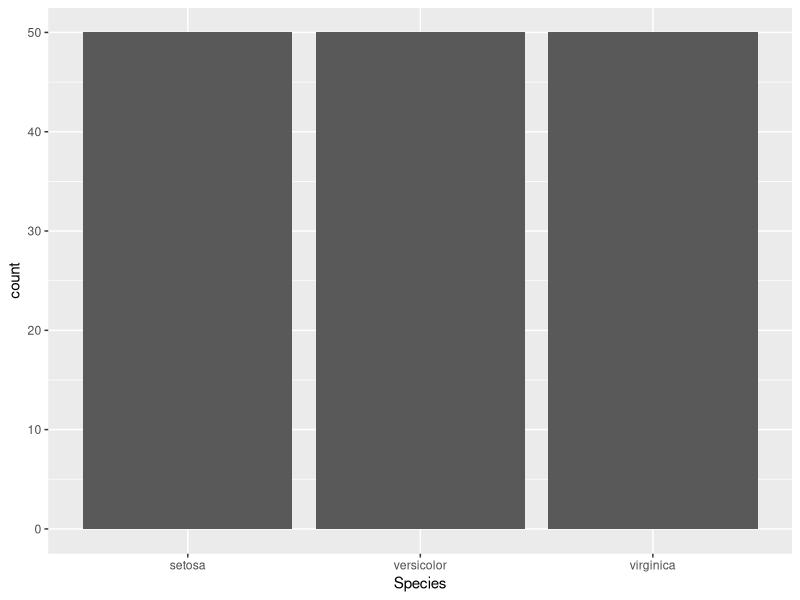
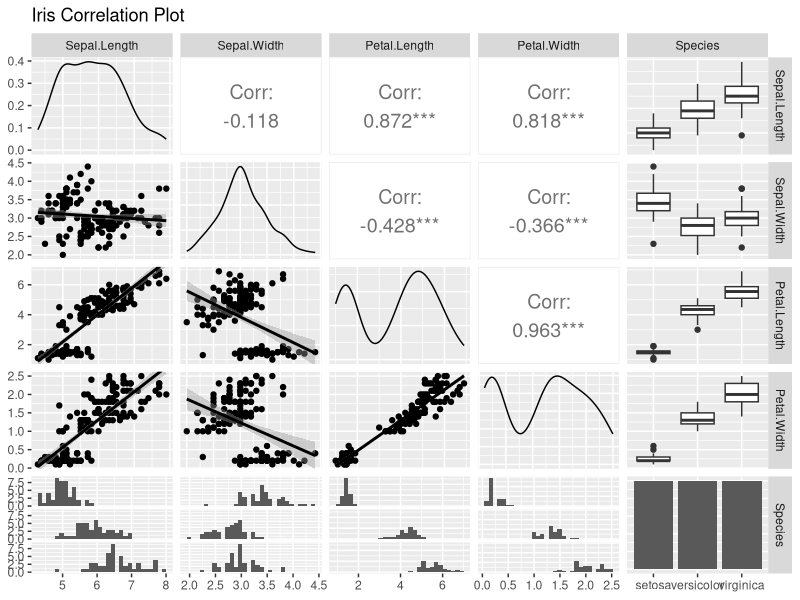
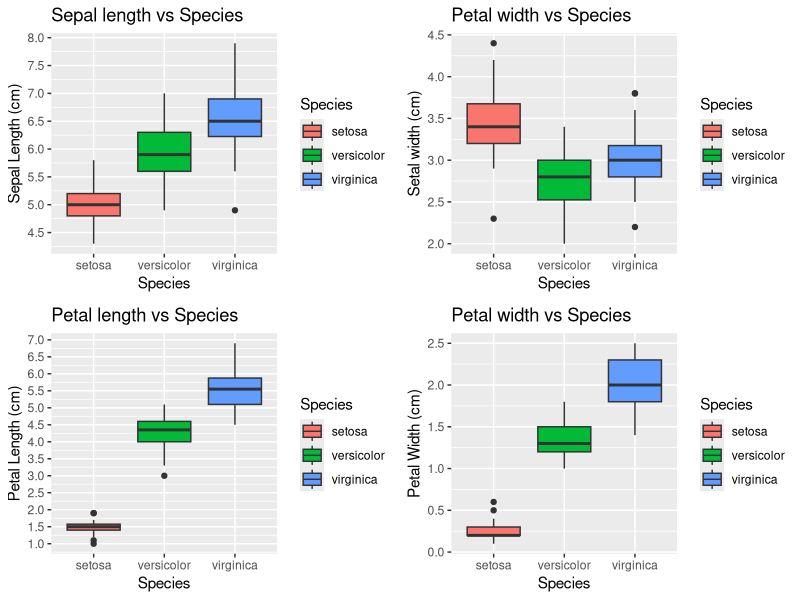
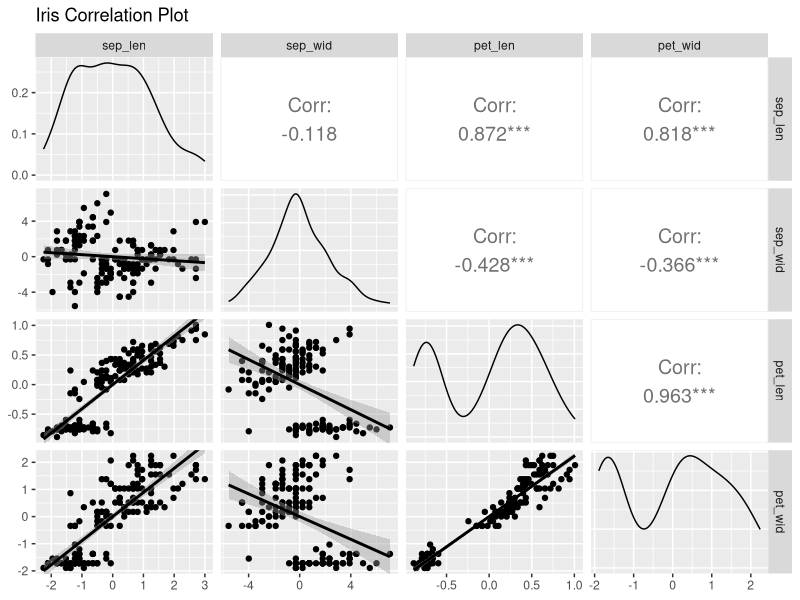

The R script that drew these images, in order: (Note: this script raises an error after producing the figures.)
library(ggplot2) 
library(readr)
library(gridExtra)
library(grid)
library(tidyverse)
library(GGally)
?iris
iris
#Step1: get the dat set to R environment r 
pca_ds<-tibble(iris)
view(pca_ds)

# Step2: analysis of data 
ggplot(pca_ds,mapping = aes(Species))+geom_bar()

# summary 
summary(pca_ds)

#iris correlation plot
ggpairs(data = pca_ds,
        title = "Iris Correlation Plot",
        upper = list(continuous = wrap("cor", size = 5)), 
        lower = list(continuous = "smooth")
)

#Step3: 5 point visualization of iris data set 

BpSl <-   ggplot(pca_ds, aes(Species, Sepal.Length, fill=Species)) + 
  geom_boxplot()+
  scale_y_continuous("Sepal Length (cm)", breaks= seq(0,30, by=.5))+
  labs(title = "Sepal length vs Species", x = "Species")

BpSw <-   ggplot(pca_ds, aes(Species, Sepal.Width, fill=Species)) + 
  geom_boxplot()+
  scale_y_continuous("Setal width (cm)", breaks= seq(0,30, by=.5))+
  labs(title = "Petal width vs Species", x = "Species")

BpPl <-   ggplot(pca_ds, aes(Species, Petal.Length, fill=Species)) + 
  geom_boxplot()+
  scale_y_continuous("Petal Length (cm)", breaks= seq(0,30, by=.5))+
  labs(title = "Petal length vs Species", x = "Species")

BpPw <-    ggplot(pca_ds, aes(Species, Petal.Width, fill=Species)) + 
  geom_boxplot()+
  scale_y_continuous("Petal Width (cm)", breaks= seq(0,30, by=.5))+
  labs(title = "Petal width vs Species", x = "Species")

grid.arrange(BpSl, BpSw,BpPl,BpPw,nrow=2, ncol=2)
  

#Step 4 :Calculate mean 
Mean_sep_len<-mean(pca_ds$Sepal.Length)
Mean_sep_wid<-mean(pca_ds$Sepal.Width)
Mean_pet_len<-mean(pca_ds$Petal.Length)
Mean_pet_wid<-mean(pca_ds$Petal.Width)

#Step 5: creating new table with x(i)=x(i)-Mean
tbl_pca<-tibble(sep_len = pca_ds$Sepal.Length-Mean_sep_len, 
                sep_wid = pca_ds$Sepal.Width-Mean_sep_wid,
                pet_len = pca_ds$Petal.Length-Mean_pet_len,
                pet_wid = pca_ds$Petal.Width-Mean_pet_wid)


#Step 6: Calculate zero means and unit variance 
tbl_var<- tibble(VAR_sep_len = var(tbl_pca$sep_len),
                 VAR_sep_wid = var(tbl_pca$sep_wid),
                 VAR_pet_len = var(tbl_pca$pet_len),
                 VAR_pet_wid = var(tbl_pca$pet_wid))

#Step 7:divide each attribute value with  sd (z score normalization )
tbl_iris<-tibble(sep_len = tbl_pca$sep_len/tbl_var$VAR_sep_len,
                 sep_wid = tbl_pca$sep_wid/tbl_var$VAR_sep_wid,
                 pet_len = tbl_pca$pet_len/tbl_var$VAR_pet_len,
                 pet_wid = tbl_pca$pet_wid/tbl_var$VAR_pet_wid)


ggpairs(data = tbl_iris,
        title = "Iris Correlation Plot",
        upper = list(continuous = wrap("cor", size = 5)), 
        lower = list(continuous = "smooth")
)


#make_matrix <- function(df,rownames = NULL){
#  my_matrix <-  as.matrix(df)
#  if(!is.null(rownames))
#   rownames(my_matrix) = rownames
#  my_matrix
#}
#(my_tibble = tibble( row_names=1:10,a = 1:10, b = 11:20, c = 21:30))
#(my_matrix <- make_matrix(select(my_tibble,-row_names),
#                          pull(my_tibble,row_names)))


#find out the co variance matrix 
cov(as.matrix(tbl_iris))
cov_matrix<-cov(as.matrix(tbl_pca))
cov_matrix

#total variance =sum of diagonal element or sum of eigen values 
sum(diag(cov_matrix))

#Step 8: find out the eigen values along with eigen vectors 
eigen(cov(as.matrix(tbl_pca)))
eigen(cov(as.matrix(tbl_iris)))

#Step 9: decomposition of the eigen values and eigen vectors 
eigenvalues = eigen(cov(as.matrix(tbl_pca)))$values
eigenvalues
max(eigenvalues)

#The eigen vectors represent the principal components
ev=eigen(cov(as.matrix(tbl_pca)))$vectors
ev

# Step 10: selection on eigen values 
diff(eigenvalues)
diff(eigenvalues1)

#the proportion of the total variance explained by the components.
plot(eigenvalues, xlab = 'Eigenvalue Number', ylab = 'Eigenvalue Size', main = ' Graph')
lines(eigenvalues)

# Step 11: Transpose of the eigen vector matrix 
ev
evt<-t(ev)
evt

#rotation
for (cov_matrix in eigenvalues) {
  print(cov_matrix / sum(eigenvalues))
}

#Step 12: matrix multiplication A(t)*x(i)
# PCA Analysis


pc1 <- pca_ds$Sepal.Length * evt[1,1] +pca_ds$Sepal.Width*evt[1,2]+pca_ds$Petal.Length*evt[1,3]        +pca_ds$Petal.Width*evt[1,4]
pc1

pc2 <- pca_ds$Sepal.Length * evt[2,1] + pca_ds$Sepal.Width*evt[2,2]+pca_ds$Petal.Length*evt[2,3]      +pca_ds$Petal.Width*evt[2,4]
pc2

pc3 <- pca_ds$Sepal.Length * evt[3,1] + pca_ds$Sepal.Width*evt[3,2]+pca_ds$Petal.Length*evt[3,3]
+pca_ds$Petal.Width*evt[3,4]
pc3

pc4 <- pca_ds$Sepal.Length * evt[4,1] + pca_ds$Sepal.Width*evt[4,2]+pca_ds$Petal.Length*evt[4,3]+ pca_ds$Petal.Width*evt[4,4]
pc4

final<-tibble(pc1,pc2,pc3,pc4)
final

#Step 13: Graphical analysis

par(mfrow=c(2,3))
plot(pc1,pc2)
plot(pc1,pc3)
plot(pc1,pc4)

plot(pc2,pc3)
plot(pc2,pc1)
plot(pc2,pc4)


par(mfrow=c(2,3))
plot(pc3,pc1)
plot(pc3,pc2)
plot(pc3,pc4)


plot(pc4,pc1)
plot(pc4,pc2)
plot(pc4,pc3)

q<-ggplot(data = pca_ds, aes(x = pc1, y = pc4, color = Species, shape = Species)) +
  geom_hline(yintercept = 0, lty = 2) +
  geom_vline(xintercept = 0, lty = 2) +
  guides(color = guide_legend(title = "Species"), shape = guide_legend(title = "Species")) +
  scale_shape_manual(values = c(15, 16, 16, 17, 18)) +
  geom_point(alpha = 0.8, size = 2) 
q


p <- q + stat_ellipse(geom="polygon", aes(fill = Species),  alpha = 0.2, show.legend = FALSE, level = 0.95) +
  xlab("PC 1") +   ylab("PC 2") +
  theme_minimal() +theme(panel.grid = element_blank(), 
                         panel.border = element_rect(fill= "transparent"))
p


#** Using Prcomp pca analysis of  iris data 

#The prcomp function takes in the data as input, and it is highly recommended to set the argument scale=TRUE.
#This standardize the input data so that it has zero mean and variance one before doing PCA.
#Standard deviation: This is simply the eigenvalues in our case since the data has been centered and scaled (standardized)
#Proportion of Variance: This is the amount of variance the component accounts for in the data, 
#Cumulative Proportion: This is simply the accumulated amount of explained variance, 


data <- data.frame(pca_ds$Sepal.Length,pca_ds$Sepal.Width,pca_ds$Petal.Length,pca_ds$Petal.Width)
data.pca <- prcomp(data)
data.pca
summary(data.pca)
names(data.pca)
data.pca
data.pca$x
plot(data.pca$x[,1], data.pca$x[,2], pch = 19)



##don't count this is for test
# Test purpose

eigenvalues1 = eigen(cov(as.matrix(tbl_iris)))$values
eigenvalues1
max(eigenvalues1)
ev1=eigen(cov(as.matrix(tbl_iris)))$vectors
ev1


pc11 <- pca_ds$Sepal.Length * ev1[1,1] + pca_ds$Sepal.Length*ev1[2,1]+pca_ds$Petal.Length*ev1[3,1]
      +pca_ds$Petal.Width*ev1[4,1]
pc11

pc22 <- pca_ds$Sepal.Length * ev1[1,2] + pca_ds$Sepal.Length*ev1[2,2]+pca_ds$Petal.Length*ev1[3,2]
        +pca_ds$Petal.Width*ev1[4,2]
pc22

  
pc33 <- pca_ds$Sepal.Length * ev1[1,3] + pca_ds$Sepal.Length*ev1[2,3]+pca_ds$Petal.Length*ev1[3,3]
 +pca_ds$Petal.Width*ev1[4,3]
pc33
  
pc44 <- pca_ds$Sepal.Length * ev1[1,4] + pca_ds$Sepal.Length*ev1[2,4]+pca_ds$Petal.Length*ev1[3,4]
+pca_ds$Petal.Width*ev1[4,4]
pc44
  
  
  tibble(pc11,pc22,pc33,pc44)

  par(mfrow=c(2,3))
  plot(pc11,pc22)
  plot(pc11,pc33)
  plot(pc11,pc44)
  
  plot(pc22,pc33)
  plot(pc22,pc11)
  plot(pc22,pc44)

  

























